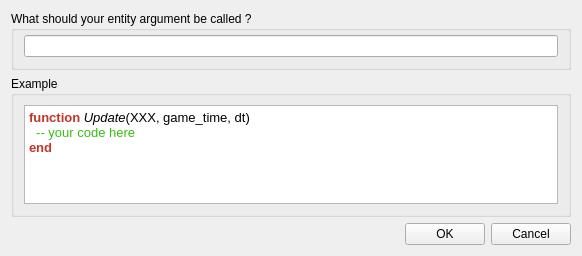
<?xml version="1.0" encoding="UTF-8"?>
<ui version="4.0">
 <class>DlgScriptVarName</class>
 <widget class="QWidget" name="DlgScriptVarName">
  <property name="geometry">
   <rect>
    <x>0</x>
    <y>0</y>
    <width>582</width>
    <height>256</height>
   </rect>
  </property>
  <property name="windowTitle">
   <string>Entity Name ?</string>
  </property>
  <layout class="QVBoxLayout" name="verticalLayout_2">
   <item>
    <widget class="QGroupBox" name="groupBox">
     <property name="title">
      <string>What should your entity argument be called ? </string>
     </property>
     <property name="flat">
      <bool>true</bool>
     </property>
     <layout class="QHBoxLayout" name="horizontalLayout">
      <property name="leftMargin">
       <number>10</number>
      </property>
      <property name="topMargin">
       <number>4</number>
      </property>
      <property name="rightMargin">
       <number>10</number>
      </property>
      <property name="bottomMargin">
       <number>10</number>
      </property>
      <item>
       <widget class="QLineEdit" name="name"/>
      </item>
     </layout>
    </widget>
   </item>
   <item>
    <widget class="QGroupBox" name="groupBox_2">
     <property name="title">
      <string>Example</string>
     </property>
     <property name="flat">
      <bool>true</bool>
     </property>
     <layout class="QVBoxLayout" name="verticalLayout">
      <property name="leftMargin">
       <number>10</number>
      </property>
      <property name="rightMargin">
       <number>10</number>
      </property>
      <property name="bottomMargin">
       <number>10</number>
      </property>
      <item>
       <widget class="QTextEdit" name="example">
        <property name="readOnly">
         <bool>true</bool>
        </property>
        <property name="html">
         <string>&lt;!DOCTYPE HTML PUBLIC &quot;-//W3C//DTD HTML 4.0//EN&quot; &quot;http://www.w3.org/TR/REC-html40/strict.dtd&quot;&gt;
&lt;html&gt;&lt;head&gt;&lt;meta name=&quot;qrichtext&quot; content=&quot;1&quot; /&gt;&lt;style type=&quot;text/css&quot;&gt;
p, li { white-space: pre-wrap; }
&lt;/style&gt;&lt;/head&gt;&lt;body style=&quot; font-family:'Sans Serif'; font-size:7pt; font-weight:400; font-style:normal;&quot;&gt;
&lt;p style=&quot; margin-top:0px; margin-bottom:0px; margin-left:0px; margin-right:0px; -qt-block-indent:0; text-indent:0px;&quot;&gt;&lt;span style=&quot; font-size:10pt; font-weight:600; color:#c23528;&quot;&gt;function&lt;/span&gt;&lt;span style=&quot; font-size:10pt;&quot;&gt; &lt;/span&gt;&lt;span style=&quot; font-size:10pt; font-style:italic;&quot;&gt;Update&lt;/span&gt;&lt;span style=&quot; font-size:10pt;&quot;&gt;(XXX, game_time, dt)&lt;/span&gt;&lt;/p&gt;
&lt;p style=&quot; margin-top:0px; margin-bottom:0px; margin-left:0px; margin-right:0px; -qt-block-indent:0; text-indent:0px;&quot;&gt;&lt;span style=&quot; font-size:10pt;&quot;&gt;  &lt;/span&gt;&lt;span style=&quot; font-size:10pt; color:#37be11;&quot;&gt;-- your code here&lt;/span&gt;&lt;/p&gt;
&lt;p style=&quot; margin-top:0px; margin-bottom:0px; margin-left:0px; margin-right:0px; -qt-block-indent:0; text-indent:0px;&quot;&gt;&lt;span style=&quot; font-size:10pt; font-weight:600; color:#c23528;&quot;&gt;end&lt;/span&gt;&lt;/p&gt;&lt;/body&gt;&lt;/html&gt;</string>
        </property>
       </widget>
      </item>
     </layout>
    </widget>
   </item>
   <item>
    <layout class="QHBoxLayout" name="horizontalLayout_2">
     <item>
      <spacer name="horizontalSpacer">
       <property name="orientation">
        <enum>Qt::Horizontal</enum>
       </property>
       <property name="sizeHint" stdset="0">
        <size>
         <width>40</width>
         <height>20</height>
        </size>
       </property>
      </spacer>
     </item>
     <item>
      <widget class="QPushButton" name="btnAccept">
       <property name="text">
        <string>OK</string>
       </property>
      </widget>
     </item>
     <item>
      <widget class="QPushButton" name="btnCancel">
       <property name="text">
        <string>Cancel</string>
       </property>
      </widget>
     </item>
    </layout>
   </item>
  </layout>
 </widget>
 <resources/>
 <connections/>
</ui>
